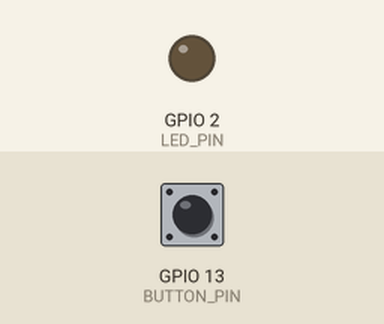
A sketch run on a simulated ESP32. On the bench: output pins drawn as LEDs (lit = HIGH). The test bench sets the inputs (shaded band); at power-on: GPIO 13 (BUTTON_PIN) HIGH. Random numbers use the default seed unless the sketch sets one; what the sketch prints to the serial monitor is not drawn.

Above: at 1.2 s.
1.3 s: GPIO 13 (BUTTON_PIN) pulled LOW for 0.15 s
At 3.8 s:
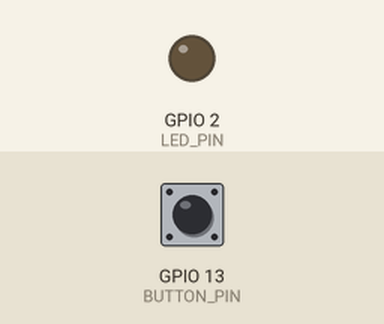
4.3 s: GPIO 13 (BUTTON_PIN) pulled LOW for 1 s
At 4.55 s:
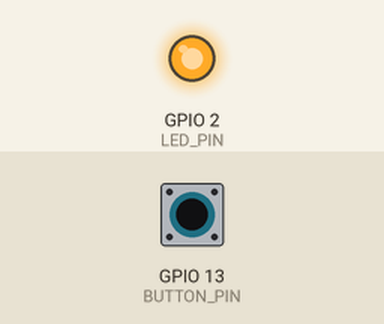
Timing chart, 0 to 13.3 s (numbered marks = the images above; inputs shaded):
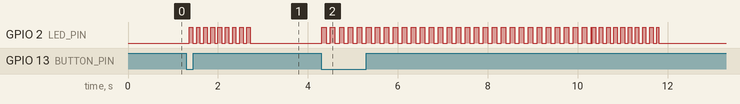

The sketch:

kitchen_button.ino
```cpp
/*
  ESP32 กริ่งเรียกจากครัวไปหน้าร้าน (ตัวในครัว)
  โค้ดประกอบคลิป K iTech Review / Kham iTech Lab

  อาหารเสร็จ กดปุ่ม → ส่งสัญญาณไปตัวหน้าร้านผ่าน ESP-NOW (ไม่ต้องใช้เราเตอร์)
  ไฟ LED ในครัวบอกสถานะ:
    กระพริบเร็ว   = กำลังส่ง
    กระพริบช้า    = หน้าร้านได้รับแล้ว กำลังดัง รอคนกดรับ
    ติดค้าง 3 วิ   = หน้าร้านกดรับทราบแล้ว
    กระพริบถี่ 3 ครั้ง แล้วดับ = ส่งไม่ถึง (ตัวหน้าร้านปิดอยู่ หรือไกลเกินไป)

  ต่อวงจร:
    ปุ่มกด     : ขาหนึ่ง -> GPIO 13, อีกขา -> GND (ใช้ pull-up ในบอร์ด)
    LED สถานะ  : GPIO 2 (LED บนบอร์ด DevKit) หรือต่อ LED + ตัวต้านทาน 220Ω เพิ่มเองก็ได้
    ไฟเลี้ยง    : อะแดปเตอร์มือถือ 5V เสียบช่อง USB

  รองรับ ESP32 Arduino core 2.x และ 3.x
*/
#include <WiFi.h>
#include <esp_now.h>
#include <esp_wifi.h>

// ---------- ตั้งค่า (ต้องตรงกับตัวหน้าร้าน) ----------
const uint32_t GROUP_ID = 0x4B495443;   // เปลี่ยนเป็นเลขของร้านคุณ กันชนกับเครื่องอื่นแถวนั้น
const uint8_t  CHANNEL  = 1;            // ช่องสัญญาณ 1–13 ทั้งสองตัวต้องตรงกัน
const uint8_t  STATION  = 1;            // เลขจุดเรียก ถ้ามีหลายปุ่มให้ใส่ 1, 2, 3 ...

const int BUTTON_PIN = 13;
const int LED_PIN    = 2;

// ---------- ข้อความที่ส่งหากัน ----------
enum MsgType : uint8_t { MSG_CALL = 1, MSG_GOT = 2, MSG_ACK = 3 };
struct __attribute__((packed)) Msg {
  uint32_t group;
  uint8_t  type;
  uint8_t  station;
  uint16_t seq;
};

const uint8_t BROADCAST[6] = {0xFF, 0xFF, 0xFF, 0xFF, 0xFF, 0xFF};

enum State { IDLE, CALLING, WAITING, DONE, FAILED };
State state = IDLE;
uint16_t seq = 0;
unsigned long stateAt = 0, lastSend = 0;

volatile bool gotMsg = false;
volatile Msg inbox;

void sendMsg(MsgType type) {
  Msg m = {GROUP_ID, type, STATION, seq};
  esp_now_send(BROADCAST, (const uint8_t *)&m, sizeof(m));
}

void handleData(const uint8_t *data, int len) {
  if (len != sizeof(Msg)) return;
  Msg m;
  memcpy(&m, data, sizeof(m));
  if (m.group != GROUP_ID || m.station != STATION) return;
  inbox.group = m.group; inbox.type = m.type; inbox.station = m.station; inbox.seq = m.seq;
  gotMsg = true;
}

#if defined(ESP_ARDUINO_VERSION_MAJOR) && ESP_ARDUINO_VERSION_MAJOR >= 3
void onRecv(const esp_now_recv_info_t *info, const uint8_t *data, int len) { handleData(data, len); }
#else
void onRecv(const uint8_t *mac, const uint8_t *data, int len) { handleData(data, len); }
#endif

void setState(State s) { state = s; stateAt = millis(); }

void setup() {
  Serial.begin(115200);
  pinMode(BUTTON_PIN, INPUT_PULLUP);
  pinMode(LED_PIN, OUTPUT);

  WiFi.mode(WIFI_STA);
  WiFi.disconnect();
  esp_wifi_set_channel(CHANNEL, WIFI_SECOND_CHAN_NONE);
  if (esp_now_init() != ESP_OK) {
    Serial.println("ESP-NOW เริ่มไม่ได้");
    while (true) { digitalWrite(LED_PIN, !digitalRead(LED_PIN)); delay(100); }
  }
  esp_now_register_recv_cb(onRecv);
  esp_now_peer_info_t peer = {};
  memcpy(peer.peer_addr, BROADCAST, 6);
  peer.channel = CHANNEL;
  peer.encrypt = false;
  esp_now_add_peer(&peer);

  seq = esp_random() & 0xFFFF;   // ไม่ให้เลขซ้ำกับรอบก่อนรีบูต
  Serial.println("ตัวในครัวพร้อม");
}

bool buttonPressed() {
  static bool last = HIGH;
  static unsigned long changedAt = 0;
  bool now = digitalRead(BUTTON_PIN);
  bool fired = false;
  if (now != last && millis() - changedAt > 40) {   // กันปุ่มเด้ง
    changedAt = millis();
    if (now == LOW) fired = true;
    last = now;
  }
  return fired;
}

void loop() {
  unsigned long now = millis();

  if (buttonPressed()) {
    seq++;
    Serial.printf("เรียก! (รอบ %u)\n", seq);
    setState(CALLING);
    lastSend = 0;
  }

  if (gotMsg) {
    gotMsg = false;
    if (inbox.seq == seq) {
      if (inbox.type == MSG_GOT && state == CALLING) { Serial.println("หน้าร้านได้รับแล้ว"); setState(WAITING); }
      if (inbox.type == MSG_ACK && (state == CALLING || state == WAITING)) { Serial.println("หน้าร้านกดรับแล้ว"); setState(DONE); }
    }
  }

  switch (state) {
    case IDLE:
      digitalWrite(LED_PIN, LOW);
      break;
    case CALLING:   // ส่งซ้ำทุก 300 ms จนกว่าหน้าร้านตอบ (ไม่เกิน 6 วิ)
      if (now - lastSend > 300) { sendMsg(MSG_CALL); lastSend = now; }
      digitalWrite(LED_PIN, (now / 100) % 2);
      if (now - stateAt > 6000) { Serial.println("ส่งไม่ถึงหน้าร้าน"); setState(FAILED); }
      break;
    case WAITING:   // หน้าร้านดังอยู่ รอคนกดรับ (ส่งย้ำทุก 2 วิ เผื่อหน้าร้านรีบูต)
      if (now - lastSend > 2000) { sendMsg(MSG_CALL); lastSend = now; }
      digitalWrite(LED_PIN, (now / 500) % 2);
      if (now - stateAt > 10UL * 60 * 1000) setState(IDLE);   // ไม่มีใครรับใน 10 นาที เลิกรอ
      break;
    case DONE:
      digitalWrite(LED_PIN, HIGH);
      if (now - stateAt > 3000) setState(IDLE);
      break;
    case FAILED:
      digitalWrite(LED_PIN, (now - stateAt) < 1500 && ((now / 80) % 2));
      if (now - stateAt > 1500) setState(IDLE);
      break;
  }
  delay(5);
}
```

Measured:
- after the input at 1.3 s, GPIO 2 (LED_PIN): alternates HIGH for 0.08 s and LOW for 0.08 s, 18 changes in all, then stays LOW, starting after 0.06 s
- after the input at 4.3 s, GPIO 2 (LED_PIN): goes 30 × (HIGH 0.10 s, LOW 0.10 s), HIGH 0.01 s, LOW 0.01 s, 9 × (HIGH 0.08 s, LOW 0.08 s), HIGH 0.05 s, then LOW, starting at once
